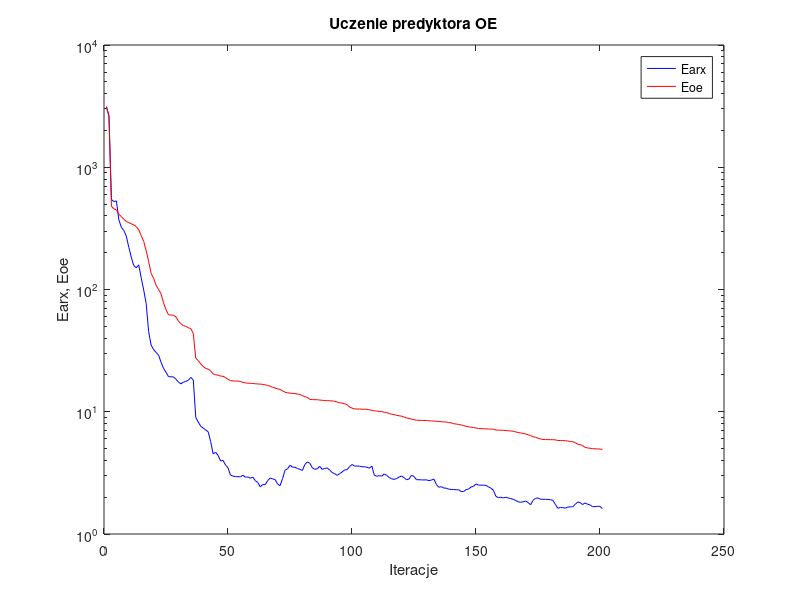
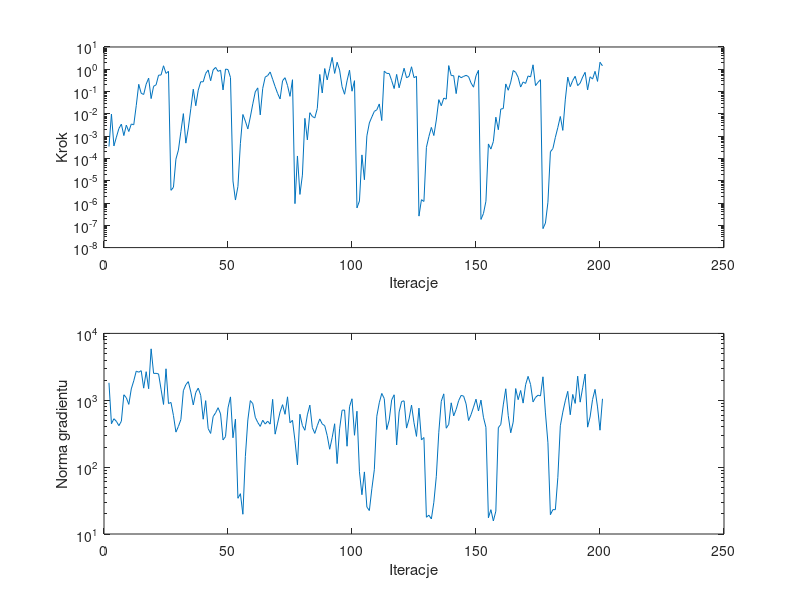

These figures' MATLAB source, in order:
%uczenie predyktora oe
clear all;
n=0; farx(n+1)=3.136740e+003; foe(n+1)=3.088633e+003; wspucz(n+1)=0.000000e+000; ng(n+1)=0.000000e+000;
%odnowa zmiennej metryki
n=1; farx(n+1)=2.641380e+003; foe(n+1)=2.595971e+003; krok(n+1)=3.423805e-004; ng(n+1)=1.824239e+003;
n=2; farx(n+1)=5.440112e+002; foe(n+1)=4.796324e+002; krok(n+1)=9.767882e-003; ng(n+1)=4.455071e+002;
n=3; farx(n+1)=5.242319e+002; foe(n+1)=4.568662e+002; krok(n+1)=3.643472e-004; ng(n+1)=5.296595e+002;
n=4; farx(n+1)=5.306561e+002; foe(n+1)=4.476913e+002; krok(n+1)=9.053002e-004; ng(n+1)=4.837037e+002;
n=5; farx(n+1)=3.705129e+002; foe(n+1)=4.124047e+002; krok(n+1)=2.186130e-003; ng(n+1)=4.167805e+002;
n=6; farx(n+1)=3.227142e+002; foe(n+1)=3.945453e+002; krok(n+1)=3.460440e-003; ng(n+1)=4.857447e+002;
n=7; farx(n+1)=3.035532e+002; foe(n+1)=3.750714e+002; krok(n+1)=1.059465e-003; ng(n+1)=1.208143e+003;
n=8; farx(n+1)=2.733604e+002; foe(n+1)=3.604311e+002; krok(n+1)=3.108393e-003; ng(n+1)=1.091362e+003;
n=9; farx(n+1)=2.213322e+002; foe(n+1)=3.521103e+002; krok(n+1)=1.612540e-003; ng(n+1)=8.678212e+002;
n=10; farx(n+1)=1.838405e+002; foe(n+1)=3.451393e+002; krok(n+1)=3.500453e-003; ng(n+1)=1.478198e+003;
n=11; farx(n+1)=1.569445e+002; foe(n+1)=3.373697e+002; krok(n+1)=3.240245e-003; ng(n+1)=1.955307e+003;
n=12; farx(n+1)=1.504923e+002; foe(n+1)=3.275041e+002; krok(n+1)=2.338404e-002; ng(n+1)=2.726104e+003;
n=13; farx(n+1)=1.590863e+002; foe(n+1)=3.076087e+002; krok(n+1)=2.114442e-001; ng(n+1)=2.626828e+003;
n=14; farx(n+1)=1.245281e+002; foe(n+1)=2.759172e+002; krok(n+1)=8.333356e-002; ng(n+1)=2.768053e+003;
n=15; farx(n+1)=9.912711e+001; foe(n+1)=2.477576e+002; krok(n+1)=7.413078e-002; ng(n+1)=1.517214e+003;
n=16; farx(n+1)=7.697060e+001; foe(n+1)=2.078955e+002; krok(n+1)=2.144024e-001; ng(n+1)=2.674002e+003;
n=17; farx(n+1)=4.523811e+001; foe(n+1)=1.700064e+002; krok(n+1)=4.004429e-001; ng(n+1)=1.487139e+003;
n=18; farx(n+1)=3.511294e+001; foe(n+1)=1.353014e+002; krok(n+1)=4.834060e-002; ng(n+1)=5.873132e+003;
n=19; farx(n+1)=3.222672e+001; foe(n+1)=1.236110e+002; krok(n+1)=1.728230e-001; ng(n+1)=2.521607e+003;
n=20; farx(n+1)=3.059872e+001; foe(n+1)=1.081726e+002; krok(n+1)=2.001704e-001; ng(n+1)=2.527062e+003;
n=21; farx(n+1)=2.909437e+001; foe(n+1)=1.000493e+002; krok(n+1)=5.431439e-001; ng(n+1)=2.478376e+003;
n=22; farx(n+1)=2.539478e+001; foe(n+1)=9.230889e+001; krok(n+1)=5.535078e-001; ng(n+1)=1.464743e+003;
n=23; farx(n+1)=2.265872e+001; foe(n+1)=7.773182e+001; krok(n+1)=1.435731e+000; ng(n+1)=8.653962e+002;
n=24; farx(n+1)=2.101340e+001; foe(n+1)=6.842705e+001; krok(n+1)=6.524460e-001; ng(n+1)=2.955846e+003;
n=25; farx(n+1)=1.938423e+001; foe(n+1)=6.216804e+001; krok(n+1)=8.088973e-001; ng(n+1)=8.926030e+002;
%odnowa zmiennej metryki
n=26; farx(n+1)=1.931416e+001; foe(n+1)=6.176962e+001; krok(n+1)=3.713209e-006; ng(n+1)=9.283619e+002;
n=27; farx(n+1)=1.928926e+001; foe(n+1)=6.159261e+001; krok(n+1)=5.062902e-006; ng(n+1)=5.918564e+002;
n=28; farx(n+1)=1.847479e+001; foe(n+1)=5.979969e+001; krok(n+1)=9.315198e-005; ng(n+1)=3.337942e+002;
n=29; farx(n+1)=1.752181e+001; foe(n+1)=5.518630e+001; krok(n+1)=2.372679e-004; ng(n+1)=4.063139e+002;
n=30; farx(n+1)=1.690537e+001; foe(n+1)=5.258851e+001; krok(n+1)=1.597856e-003; ng(n+1)=5.153752e+002;
n=31; farx(n+1)=1.747548e+001; foe(n+1)=5.057539e+001; krok(n+1)=1.023953e-002; ng(n+1)=1.389727e+003;
n=32; farx(n+1)=1.774011e+001; foe(n+1)=4.997569e+001; krok(n+1)=4.861096e-004; ng(n+1)=1.712760e+003;
n=33; farx(n+1)=1.807415e+001; foe(n+1)=4.861153e+001; krok(n+1)=2.329252e-003; ng(n+1)=1.898834e+003;
n=34; farx(n+1)=1.909998e+001; foe(n+1)=4.792177e+001; krok(n+1)=1.703305e-002; ng(n+1)=1.326899e+003;
n=35; farx(n+1)=1.818601e+001; foe(n+1)=4.362854e+001; krok(n+1)=1.278537e-001; ng(n+1)=8.516269e+002;
n=36; farx(n+1)=8.994142e+000; foe(n+1)=2.747657e+001; krok(n+1)=2.308292e-002; ng(n+1)=1.304477e+003;
n=37; farx(n+1)=8.234967e+000; foe(n+1)=2.619253e+001; krok(n+1)=1.158784e-001; ng(n+1)=1.520391e+003;
n=38; farx(n+1)=7.617046e+000; foe(n+1)=2.461900e+001; krok(n+1)=2.760258e-001; ng(n+1)=1.184641e+003;
n=39; farx(n+1)=7.367582e+000; foe(n+1)=2.346210e+001; krok(n+1)=2.730638e-001; ng(n+1)=5.204131e+002;
n=40; farx(n+1)=7.098233e+000; foe(n+1)=2.263266e+001; krok(n+1)=6.537835e-001; ng(n+1)=9.871274e+002;
n=41; farx(n+1)=6.863163e+000; foe(n+1)=2.230036e+001; krok(n+1)=9.270274e-001; ng(n+1)=3.774471e+002;
n=42; farx(n+1)=5.709234e+000; foe(n+1)=2.164030e+001; krok(n+1)=3.061194e-001; ng(n+1)=3.190251e+002;
n=43; farx(n+1)=4.529766e+000; foe(n+1)=2.040060e+001; krok(n+1)=9.282331e-001; ng(n+1)=5.686004e+002;
n=44; farx(n+1)=4.664449e+000; foe(n+1)=2.007069e+001; krok(n+1)=1.214234e+000; ng(n+1)=6.489058e+002;
n=45; farx(n+1)=4.403303e+000; foe(n+1)=1.993959e+001; krok(n+1)=8.031926e-001; ng(n+1)=7.739421e+002;
n=46; farx(n+1)=3.951791e+000; foe(n+1)=1.957039e+001; krok(n+1)=9.073805e-001; ng(n+1)=6.257828e+002;
n=47; farx(n+1)=4.002669e+000; foe(n+1)=1.952270e+001; krok(n+1)=1.181740e-001; ng(n+1)=2.549971e+002;
n=48; farx(n+1)=3.665654e+000; foe(n+1)=1.902667e+001; krok(n+1)=1.021441e+000; ng(n+1)=2.861294e+002;
n=49; farx(n+1)=3.480839e+000; foe(n+1)=1.840201e+001; krok(n+1)=9.725754e-001; ng(n+1)=7.705161e+002;
n=50; farx(n+1)=3.031261e+000; foe(n+1)=1.797997e+001; krok(n+1)=4.268310e-001; ng(n+1)=1.122951e+003;
%odnowa zmiennej metryki
n=51; farx(n+1)=2.977645e+000; foe(n+1)=1.787099e+001; krok(n+1)=9.772716e-006; ng(n+1)=2.749170e+002;
n=52; farx(n+1)=2.946230e+000; foe(n+1)=1.782048e+001; krok(n+1)=1.361284e-006; ng(n+1)=5.219413e+002;
n=53; farx(n+1)=2.945916e+000; foe(n+1)=1.781959e+001; krok(n+1)=5.523363e-006; ng(n+1)=3.421818e+001;
n=54; farx(n+1)=2.934229e+000; foe(n+1)=1.772235e+001; krok(n+1)=4.767183e-004; ng(n+1)=4.009315e+001;
n=55; farx(n+1)=3.024971e+000; foe(n+1)=1.740814e+001; krok(n+1)=9.378531e-003; ng(n+1)=1.974872e+001;
n=56; farx(n+1)=2.919633e+000; foe(n+1)=1.721609e+001; krok(n+1)=4.712379e-003; ng(n+1)=1.448810e+002;
n=57; farx(n+1)=2.924859e+000; foe(n+1)=1.713449e+001; krok(n+1)=2.100870e-003; ng(n+1)=5.076117e+002;
n=58; farx(n+1)=2.861377e+000; foe(n+1)=1.709231e+001; krok(n+1)=7.242402e-003; ng(n+1)=9.887663e+002;
n=59; farx(n+1)=2.923129e+000; foe(n+1)=1.704263e+001; krok(n+1)=2.812841e-002; ng(n+1)=8.892832e+002;
n=60; farx(n+1)=2.729517e+000; foe(n+1)=1.694379e+001; krok(n+1)=9.759878e-002; ng(n+1)=5.569302e+002;
n=61; farx(n+1)=2.639478e+000; foe(n+1)=1.687840e+001; krok(n+1)=1.460372e-001; ng(n+1)=4.655845e+002;
n=62; farx(n+1)=2.426375e+000; foe(n+1)=1.684425e+001; krok(n+1)=8.988693e-003; ng(n+1)=4.065046e+002;
n=63; farx(n+1)=2.540778e+000; foe(n+1)=1.672095e+001; krok(n+1)=1.392689e-001; ng(n+1)=5.033769e+002;
n=64; farx(n+1)=2.532254e+000; foe(n+1)=1.660853e+001; krok(n+1)=4.461084e-001; ng(n+1)=4.407240e+002;
n=65; farx(n+1)=2.736023e+000; foe(n+1)=1.640653e+001; krok(n+1)=5.219391e-001; ng(n+1)=4.868520e+002;
n=66; farx(n+1)=2.869633e+000; foe(n+1)=1.618834e+001; krok(n+1)=7.560816e-001; ng(n+1)=4.394907e+002;
n=67; farx(n+1)=2.826107e+000; foe(n+1)=1.583793e+001; krok(n+1)=3.556863e-001; ng(n+1)=1.031879e+003;
n=68; farx(n+1)=2.785930e+000; foe(n+1)=1.563618e+001; krok(n+1)=1.674643e-001; ng(n+1)=3.112234e+002;
n=69; farx(n+1)=2.561109e+000; foe(n+1)=1.537516e+001; krok(n+1)=8.260442e-002; ng(n+1)=4.552941e+002;
n=70; farx(n+1)=2.486541e+000; foe(n+1)=1.524555e+001; krok(n+1)=4.663470e-002; ng(n+1)=6.697363e+002;
n=71; farx(n+1)=2.840388e+000; foe(n+1)=1.480736e+001; krok(n+1)=3.060754e-001; ng(n+1)=8.594090e+002;
n=72; farx(n+1)=3.328305e+000; foe(n+1)=1.444821e+001; krok(n+1)=4.188878e-001; ng(n+1)=6.165365e+002;
n=73; farx(n+1)=3.413107e+000; foe(n+1)=1.429070e+001; krok(n+1)=1.865458e-001; ng(n+1)=1.125333e+003;
n=74; farx(n+1)=3.647359e+000; foe(n+1)=1.420865e+001; krok(n+1)=6.105720e-002; ng(n+1)=4.607292e+002;
n=75; farx(n+1)=3.520080e+000; foe(n+1)=1.411877e+001; krok(n+1)=3.403631e-001; ng(n+1)=5.015419e+002;
%odnowa zmiennej metryki
n=76; farx(n+1)=3.518439e+000; foe(n+1)=1.411096e+001; krok(n+1)=9.367372e-007; ng(n+1)=2.502544e+002;
n=77; farx(n+1)=3.431422e+000; foe(n+1)=1.393986e+001; krok(n+1)=1.289459e-004; ng(n+1)=1.083992e+002;
n=78; farx(n+1)=3.379380e+000; foe(n+1)=1.385291e+001; krok(n+1)=2.429186e-006; ng(n+1)=6.180555e+002;
n=79; farx(n+1)=3.313294e+000; foe(n+1)=1.355527e+001; krok(n+1)=1.782680e-005; ng(n+1)=4.192032e+002;
n=80; farx(n+1)=3.707715e+000; foe(n+1)=1.324199e+001; krok(n+1)=6.303106e-003; ng(n+1)=3.556424e+002;
n=81; farx(n+1)=3.884678e+000; foe(n+1)=1.308815e+001; krok(n+1)=6.791933e-004; ng(n+1)=6.047845e+002;
n=82; farx(n+1)=3.789200e+000; foe(n+1)=1.263584e+001; krok(n+1)=1.127264e-002; ng(n+1)=8.453741e+002;
n=83; farx(n+1)=3.481955e+000; foe(n+1)=1.257871e+001; krok(n+1)=7.632150e-003; ng(n+1)=3.900125e+002;
n=84; farx(n+1)=3.384186e+000; foe(n+1)=1.255152e+001; krok(n+1)=6.576513e-003; ng(n+1)=3.193834e+002;
n=85; farx(n+1)=3.417729e+000; foe(n+1)=1.254274e+001; krok(n+1)=1.733857e-002; ng(n+1)=4.171784e+002;
n=86; farx(n+1)=3.579223e+000; foe(n+1)=1.245551e+001; krok(n+1)=5.870903e-001; ng(n+1)=5.264608e+002;
n=87; farx(n+1)=3.374430e+000; foe(n+1)=1.241337e+001; krok(n+1)=8.643496e-002; ng(n+1)=4.424343e+002;
n=88; farx(n+1)=3.443296e+000; foe(n+1)=1.234218e+001; krok(n+1)=1.080767e+000; ng(n+1)=4.166559e+002;
n=89; farx(n+1)=3.468300e+000; foe(n+1)=1.232310e+001; krok(n+1)=3.329123e-001; ng(n+1)=2.963529e+002;
n=90; farx(n+1)=3.337202e+000; foe(n+1)=1.230357e+001; krok(n+1)=1.068901e+000; ng(n+1)=1.850900e+002;
n=91; farx(n+1)=3.185001e+000; foe(n+1)=1.224691e+001; krok(n+1)=3.414648e+000; ng(n+1)=2.760630e+002;
n=92; farx(n+1)=3.115615e+000; foe(n+1)=1.219460e+001; krok(n+1)=6.522451e-001; ng(n+1)=4.452946e+002;
n=93; farx(n+1)=3.019403e+000; foe(n+1)=1.201667e+001; krok(n+1)=2.075724e+000; ng(n+1)=1.128995e+002;
n=94; farx(n+1)=3.111520e+000; foe(n+1)=1.186613e+001; krok(n+1)=9.205345e-001; ng(n+1)=3.739796e+002;
n=95; farx(n+1)=3.212960e+000; foe(n+1)=1.177102e+001; krok(n+1)=1.644497e-001; ng(n+1)=7.088484e+002;
n=96; farx(n+1)=3.342188e+000; foe(n+1)=1.162271e+001; krok(n+1)=7.579082e-002; ng(n+1)=7.154269e+002;
n=97; farx(n+1)=3.355898e+000; foe(n+1)=1.142738e+001; krok(n+1)=3.035584e-001; ng(n+1)=2.053917e+002;
n=98; farx(n+1)=3.551508e+000; foe(n+1)=1.089977e+001; krok(n+1)=9.145402e-001; ng(n+1)=8.005124e+002;
n=99; farx(n+1)=3.703011e+000; foe(n+1)=1.071766e+001; krok(n+1)=1.036878e-001; ng(n+1)=1.052970e+003;
n=100; farx(n+1)=3.597820e+000; foe(n+1)=1.055388e+001; krok(n+1)=3.081903e-001; ng(n+1)=2.995803e+002;
%odnowa zmiennej metryki
n=101; farx(n+1)=3.593324e+000; foe(n+1)=1.052718e+001; krok(n+1)=6.035642e-007; ng(n+1)=6.859042e+002;
n=102; farx(n+1)=3.592316e+000; foe(n+1)=1.052575e+001; krok(n+1)=1.235574e-006; ng(n+1)=8.521753e+001;
n=103; farx(n+1)=3.547763e+000; foe(n+1)=1.049543e+001; krok(n+1)=1.440996e-004; ng(n+1)=3.864932e+001;
n=104; farx(n+1)=3.546812e+000; foe(n+1)=1.048570e+001; krok(n+1)=1.106017e-005; ng(n+1)=8.484169e+001;
n=105; farx(n+1)=3.519391e+000; foe(n+1)=1.046079e+001; krok(n+1)=1.031514e-003; ng(n+1)=2.530343e+001;
n=106; farx(n+1)=3.450251e+000; foe(n+1)=1.037910e+001; krok(n+1)=3.918749e-003; ng(n+1)=2.244686e+001;
n=107; farx(n+1)=3.593082e+000; foe(n+1)=1.028002e+001; krok(n+1)=7.251821e-003; ng(n+1)=4.739763e+001;
n=108; farx(n+1)=3.025333e+000; foe(n+1)=1.017095e+001; krok(n+1)=1.289397e-002; ng(n+1)=9.140125e+001;
n=109; farx(n+1)=2.966299e+000; foe(n+1)=1.012438e+001; krok(n+1)=1.522640e-002; ng(n+1)=5.775237e+002;
n=110; farx(n+1)=3.000835e+000; foe(n+1)=1.006292e+001; krok(n+1)=2.788178e-002; ng(n+1)=9.183993e+002;
n=111; farx(n+1)=2.975775e+000; foe(n+1)=1.005100e+001; krok(n+1)=5.000456e-003; ng(n+1)=1.265090e+003;
n=112; farx(n+1)=3.100349e+000; foe(n+1)=9.916245e+000; krok(n+1)=8.256204e-001; ng(n+1)=1.061709e+003;
n=113; farx(n+1)=3.015477e+000; foe(n+1)=9.848217e+000; krok(n+1)=6.537835e-001; ng(n+1)=3.646713e+002;
n=114; farx(n+1)=2.897789e+000; foe(n+1)=9.674295e+000; krok(n+1)=6.480438e-001; ng(n+1)=5.061661e+002;
n=115; farx(n+1)=2.826617e+000; foe(n+1)=9.552662e+000; krok(n+1)=3.091610e-001; ng(n+1)=1.015926e+003;
n=116; farx(n+1)=2.796883e+000; foe(n+1)=9.465913e+000; krok(n+1)=1.365319e-001; ng(n+1)=1.207858e+003;
n=117; farx(n+1)=2.844531e+000; foe(n+1)=9.338484e+000; krok(n+1)=5.892268e-001; ng(n+1)=2.146875e+002;
n=118; farx(n+1)=2.922897e+000; foe(n+1)=9.274000e+000; krok(n+1)=1.475580e-001; ng(n+1)=6.694464e+002;
n=119; farx(n+1)=2.980442e+000; foe(n+1)=9.196195e+000; krok(n+1)=4.079802e-001; ng(n+1)=9.594049e+002;
n=120; farx(n+1)=2.890212e+000; foe(n+1)=9.059617e+000; krok(n+1)=1.114151e+000; ng(n+1)=9.801803e+002;
n=121; farx(n+1)=2.777790e+000; foe(n+1)=8.891592e+000; krok(n+1)=4.147513e-001; ng(n+1)=3.833940e+002;
n=122; farx(n+1)=2.818202e+000; foe(n+1)=8.828835e+000; krok(n+1)=4.836593e-001; ng(n+1)=5.258169e+002;
n=123; farx(n+1)=3.026818e+000; foe(n+1)=8.690139e+000; krok(n+1)=1.296088e+000; ng(n+1)=8.466892e+002;
n=124; farx(n+1)=2.953900e+000; foe(n+1)=8.602704e+000; krok(n+1)=4.206609e-001; ng(n+1)=4.607223e+002;
n=125; farx(n+1)=2.781143e+000; foe(n+1)=8.525398e+000; krok(n+1)=4.836593e-001; ng(n+1)=2.883121e+002;
%odnowa zmiennej metryki
n=126; farx(n+1)=2.778461e+000; foe(n+1)=8.506303e+000; krok(n+1)=2.584248e-007; ng(n+1)=7.634232e+002;
n=127; farx(n+1)=2.772864e+000; foe(n+1)=8.496213e+000; krok(n+1)=1.414227e-006; ng(n+1)=2.555932e+002;
n=128; farx(n+1)=2.766642e+000; foe(n+1)=8.486536e+000; krok(n+1)=1.172191e-006; ng(n+1)=2.773204e+002;
n=129; farx(n+1)=2.773898e+000; foe(n+1)=8.476435e+000; krok(n+1)=3.138794e-004; ng(n+1)=1.780187e+001;
n=130; farx(n+1)=2.733731e+000; foe(n+1)=8.436166e+000; krok(n+1)=9.584745e-004; ng(n+1)=1.912786e+001;
n=131; farx(n+1)=2.760210e+000; foe(n+1)=8.419492e+000; krok(n+1)=2.469785e-003; ng(n+1)=1.678067e+001;
n=132; farx(n+1)=2.818959e+000; foe(n+1)=8.394609e+000; krok(n+1)=1.064566e-003; ng(n+1)=2.983253e+001;
n=133; farx(n+1)=2.541446e+000; foe(n+1)=8.353894e+000; krok(n+1)=5.318174e-003; ng(n+1)=7.304503e+001;
n=134; farx(n+1)=2.411465e+000; foe(n+1)=8.319456e+000; krok(n+1)=4.346837e-002; ng(n+1)=3.326334e+002;
n=135; farx(n+1)=2.441257e+000; foe(n+1)=8.309861e+000; krok(n+1)=2.307159e-002; ng(n+1)=9.667742e+002;
n=136; farx(n+1)=2.375758e+000; foe(n+1)=8.256643e+000; krok(n+1)=5.113139e-002; ng(n+1)=1.246747e+003;
n=137; farx(n+1)=2.371654e+000; foe(n+1)=8.246224e+000; krok(n+1)=4.568872e-002; ng(n+1)=3.819796e+002;
n=138; farx(n+1)=2.327740e+000; foe(n+1)=8.163600e+000; krok(n+1)=1.462039e+000; ng(n+1)=4.365506e+002;
n=139; farx(n+1)=2.311448e+000; foe(n+1)=8.112433e+000; krok(n+1)=5.226535e-001; ng(n+1)=9.157923e+002;
n=140; farx(n+1)=2.312980e+000; foe(n+1)=7.981233e+000; krok(n+1)=5.174513e-001; ng(n+1)=5.840123e+002;
n=141; farx(n+1)=2.299246e+000; foe(n+1)=7.943236e+000; krok(n+1)=8.097460e-002; ng(n+1)=7.298551e+002;
n=142; farx(n+1)=2.303432e+000; foe(n+1)=7.869689e+000; krok(n+1)=5.122170e-001; ng(n+1)=9.865320e+002;
n=143; farx(n+1)=2.226746e+000; foe(n+1)=7.803022e+000; krok(n+1)=4.187571e-001; ng(n+1)=1.181740e+003;
n=144; farx(n+1)=2.224546e+000; foe(n+1)=7.711186e+000; krok(n+1)=4.787134e-001; ng(n+1)=1.154412e+003;
n=145; farx(n+1)=2.307522e+000; foe(n+1)=7.594015e+000; krok(n+1)=5.343541e-001; ng(n+1)=8.837724e+002;
n=146; farx(n+1)=2.332700e+000; foe(n+1)=7.533359e+000; krok(n+1)=4.686024e-001; ng(n+1)=4.970711e+002;
n=147; farx(n+1)=2.423245e+000; foe(n+1)=7.472672e+000; krok(n+1)=2.432670e-001; ng(n+1)=6.101185e+002;
n=148; farx(n+1)=2.457719e+000; foe(n+1)=7.418696e+000; krok(n+1)=1.573255e-001; ng(n+1)=7.895553e+002;
n=149; farx(n+1)=2.567826e+000; foe(n+1)=7.377716e+000; krok(n+1)=5.115815e-001; ng(n+1)=1.037965e+003;
n=150; farx(n+1)=2.511314e+000; foe(n+1)=7.294130e+000; krok(n+1)=9.001093e-001; ng(n+1)=6.908646e+002;
%odnowa zmiennej metryki
n=151; farx(n+1)=2.510804e+000; foe(n+1)=7.273530e+000; krok(n+1)=1.836369e-007; ng(n+1)=1.005813e+003;
n=152; farx(n+1)=2.508672e+000; foe(n+1)=7.262860e+000; krok(n+1)=3.366553e-007; ng(n+1)=5.565527e+002;
n=153; farx(n+1)=2.499042e+000; foe(n+1)=7.242904e+000; krok(n+1)=1.200298e-006; ng(n+1)=3.940379e+002;
n=154; farx(n+1)=2.432361e+000; foe(n+1)=7.228599e+000; krok(n+1)=4.465626e-004; ng(n+1)=1.749235e+001;
n=155; farx(n+1)=2.371431e+000; foe(n+1)=7.215501e+000; krok(n+1)=2.631561e-004; ng(n+1)=2.310716e+001;
n=156; farx(n+1)=2.280429e+000; foe(n+1)=7.196489e+000; krok(n+1)=5.762304e-004; ng(n+1)=1.567651e+001;
n=157; farx(n+1)=2.036089e+000; foe(n+1)=7.085728e+000; krok(n+1)=7.088910e-003; ng(n+1)=2.197389e+001;
n=158; farx(n+1)=1.982454e+000; foe(n+1)=7.081516e+000; krok(n+1)=1.939418e-003; ng(n+1)=3.884227e+002;
n=159; farx(n+1)=1.999036e+000; foe(n+1)=7.067215e+000; krok(n+1)=1.647425e-002; ng(n+1)=4.352471e+002;
n=160; farx(n+1)=1.973861e+000; foe(n+1)=7.055951e+000; krok(n+1)=1.725161e-002; ng(n+1)=8.526121e+002;
n=161; farx(n+1)=2.000004e+000; foe(n+1)=7.019976e+000; krok(n+1)=2.203117e-001; ng(n+1)=1.485431e+003;
n=162; farx(n+1)=1.972879e+000; foe(n+1)=6.992195e+000; krok(n+1)=1.143175e-001; ng(n+1)=5.894621e+002;
n=163; farx(n+1)=1.945337e+000; foe(n+1)=6.964440e+000; krok(n+1)=2.635881e-001; ng(n+1)=3.264329e+002;
n=164; farx(n+1)=1.922228e+000; foe(n+1)=6.927595e+000; krok(n+1)=8.812470e-001; ng(n+1)=4.717880e+002;
n=165; farx(n+1)=1.882651e+000; foe(n+1)=6.842126e+000; krok(n+1)=7.271671e-001; ng(n+1)=1.496566e+003;
n=166; farx(n+1)=1.835393e+000; foe(n+1)=6.767183e+000; krok(n+1)=4.337210e-001; ng(n+1)=1.020306e+003;
n=167; farx(n+1)=1.817755e+000; foe(n+1)=6.710860e+000; krok(n+1)=1.591991e-001; ng(n+1)=1.400791e+003;
n=168; farx(n+1)=1.831262e+000; foe(n+1)=6.647248e+000; krok(n+1)=2.696528e-001; ng(n+1)=9.067925e+002;
n=169; farx(n+1)=1.861563e+000; foe(n+1)=6.591148e+000; krok(n+1)=2.317569e-001; ng(n+1)=1.709707e+003;
n=170; farx(n+1)=1.809485e+000; foe(n+1)=6.487911e+000; krok(n+1)=5.030621e-001; ng(n+1)=2.277606e+003;
n=171; farx(n+1)=1.732766e+000; foe(n+1)=6.398311e+000; krok(n+1)=4.536903e-001; ng(n+1)=1.723201e+003;
n=172; farx(n+1)=1.884835e+000; foe(n+1)=6.252225e+000; krok(n+1)=1.585247e+000; ng(n+1)=9.433119e+002;
n=173; farx(n+1)=1.958457e+000; foe(n+1)=6.184129e+000; krok(n+1)=1.855710e-001; ng(n+1)=1.102414e+003;
n=174; farx(n+1)=1.970756e+000; foe(n+1)=6.076831e+000; krok(n+1)=2.594655e-001; ng(n+1)=1.190612e+003;
n=175; farx(n+1)=1.925282e+000; foe(n+1)=5.990777e+000; krok(n+1)=3.404866e-001; ng(n+1)=1.160856e+003;
%odnowa zmiennej metryki
n=176; farx(n+1)=1.922565e+000; foe(n+1)=5.933866e+000; krok(n+1)=7.095178e-008; ng(n+1)=2.242446e+003;
n=177; farx(n+1)=1.921450e+000; foe(n+1)=5.923194e+000; krok(n+1)=1.266628e-007; ng(n+1)=6.464742e+002;
n=178; farx(n+1)=1.917653e+000; foe(n+1)=5.916474e+000; krok(n+1)=1.085798e-006; ng(n+1)=2.311269e+002;
n=179; farx(n+1)=1.907183e+000; foe(n+1)=5.911080e+000; krok(n+1)=1.992091e-004; ng(n+1)=1.945573e+001;
n=180; farx(n+1)=1.886556e+000; foe(n+1)=5.906147e+000; krok(n+1)=2.755278e-004; ng(n+1)=2.315666e+001;
n=181; farx(n+1)=1.746451e+000; foe(n+1)=5.888322e+000; krok(n+1)=8.861138e-004; ng(n+1)=2.308609e+001;
n=182; farx(n+1)=1.623698e+000; foe(n+1)=5.822784e+000; krok(n+1)=2.458210e-003; ng(n+1)=7.041594e+001;
n=183; farx(n+1)=1.649493e+000; foe(n+1)=5.816496e+000; krok(n+1)=7.626318e-003; ng(n+1)=4.156861e+002;
n=184; farx(n+1)=1.641922e+000; foe(n+1)=5.810182e+000; krok(n+1)=1.812955e-003; ng(n+1)=6.646477e+002;
n=185; farx(n+1)=1.628188e+000; foe(n+1)=5.799035e+000; krok(n+1)=4.235232e-002; ng(n+1)=9.817490e+002;
n=186; farx(n+1)=1.661728e+000; foe(n+1)=5.763859e+000; krok(n+1)=4.448216e-001; ng(n+1)=1.359965e+003;
n=187; farx(n+1)=1.666735e+000; foe(n+1)=5.719002e+000; krok(n+1)=1.653712e-001; ng(n+1)=6.074257e+002;
n=188; farx(n+1)=1.670357e+000; foe(n+1)=5.692948e+000; krok(n+1)=3.134036e-001; ng(n+1)=1.221973e+003;
n=189; farx(n+1)=1.746130e+000; foe(n+1)=5.593870e+000; krok(n+1)=4.854703e-001; ng(n+1)=8.972241e+002;
n=190; farx(n+1)=1.828257e+000; foe(n+1)=5.422709e+000; krok(n+1)=1.845727e-001; ng(n+1)=2.292004e+003;
n=191; farx(n+1)=1.803398e+000; foe(n+1)=5.384773e+000; krok(n+1)=2.393567e-001; ng(n+1)=9.375088e+002;
n=192; farx(n+1)=1.741464e+000; foe(n+1)=5.282126e+000; krok(n+1)=4.461224e-001; ng(n+1)=1.534672e+003;
n=193; farx(n+1)=1.795965e+000; foe(n+1)=5.115246e+000; krok(n+1)=7.310195e-001; ng(n+1)=2.467266e+003;
n=194; farx(n+1)=1.752361e+000; foe(n+1)=5.059972e+000; krok(n+1)=1.189066e-001; ng(n+1)=3.962035e+002;
n=195; farx(n+1)=1.728893e+000; foe(n+1)=5.029083e+000; krok(n+1)=4.602631e-001; ng(n+1)=5.631394e+002;
n=196; farx(n+1)=1.672013e+000; foe(n+1)=4.993336e+000; krok(n+1)=3.635836e-001; ng(n+1)=1.027618e+003;
n=197; farx(n+1)=1.676336e+000; foe(n+1)=4.973855e+000; krok(n+1)=8.067975e-001; ng(n+1)=1.454266e+003;
n=198; farx(n+1)=1.685106e+000; foe(n+1)=4.968595e+000; krok(n+1)=2.857025e-001; ng(n+1)=7.946847e+002;
n=199; farx(n+1)=1.683296e+000; foe(n+1)=4.951810e+000; krok(n+1)=2.062197e+000; ng(n+1)=3.566823e+002;
n=200; farx(n+1)=1.608356e+000; foe(n+1)=4.921160e+000; krok(n+1)=1.420334e+000; ng(n+1)=1.051266e+003;

figure; semilogy(farx,'b'); hold on; semilogy(foe,'r'); xlabel('Iteracje'); ylabel('Earx, Eoe'); legend('Earx','Eoe'); title('Uczenie predyktora OE');
figure; subplot(2,1,1); semilogy(krok); xlabel('Iteracje'); ylabel('Krok');
subplot(2,1,2); semilogy(ng); xlabel('Iteracje'); ylabel('Norma gradientu');
Earx=farx(n+1)
Eoe=foe(n+1)
